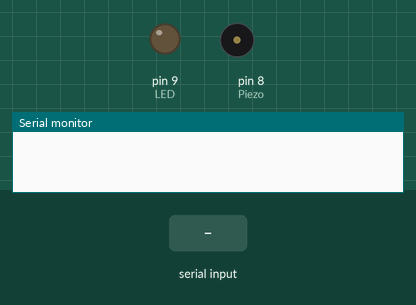
The sketch below on a simulated Arduino Uno, built with avr-gcc and run on an emulated ATmega328P. Shown: output pins drawn as LEDs (lit = HIGH), buzzer (waves = sounding, pin HIGH), the last lines printed to the serial monitor. The test bench sets the inputs (shaded band).

Above: at 1.2 s.
1.3 s: "o" received over Serial
At 2.5 s:
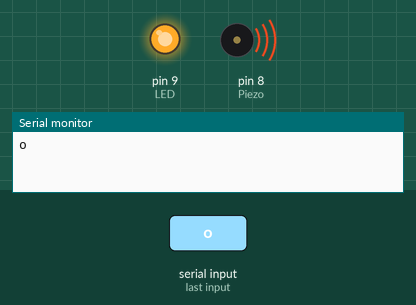
2.8 s: "f" received over Serial
At 3.8 s:
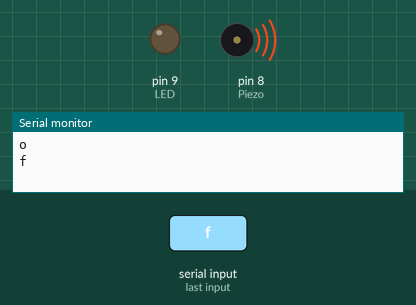
Timing chart, 0 to 5.8 s (numbered marks = the images above; inputs shaded):
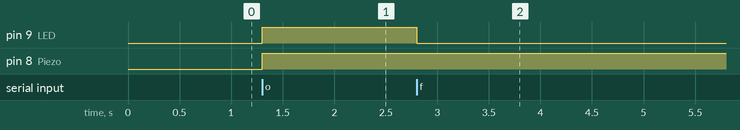

Measured:
- after the input at 1.3 s, pin 9 (LED), pin 8 (Piezo): LOW → HIGH at once
- after the input at 2.8 s, pin 9 (LED): HIGH → LOW at once

The sketch:

HC-12-Receiver_PIR.ino
```cpp
// HC-12 Receiver

 byte LED = 9 ;
 byte Piezo = 8;

 void setup() {
    Serial.begin(9600);
    pinMode(LED, OUTPUT);
    pinMode(Piezo, OUTPUT);
 }

 void loop() {
    if(Serial.available() > 0)
    {
     char c = Serial.read() ;
     Serial.println(c) ;
       if(c == 'o')
       {
         digitalWrite(LED, HIGH);
         digitalWrite(Piezo, HIGH);
         delay(200) ;
        }
        else if (c == 'f' )
        {
          digitalWrite(LED, LOW);
          delay(200) ;
        }
     }
 }
```
